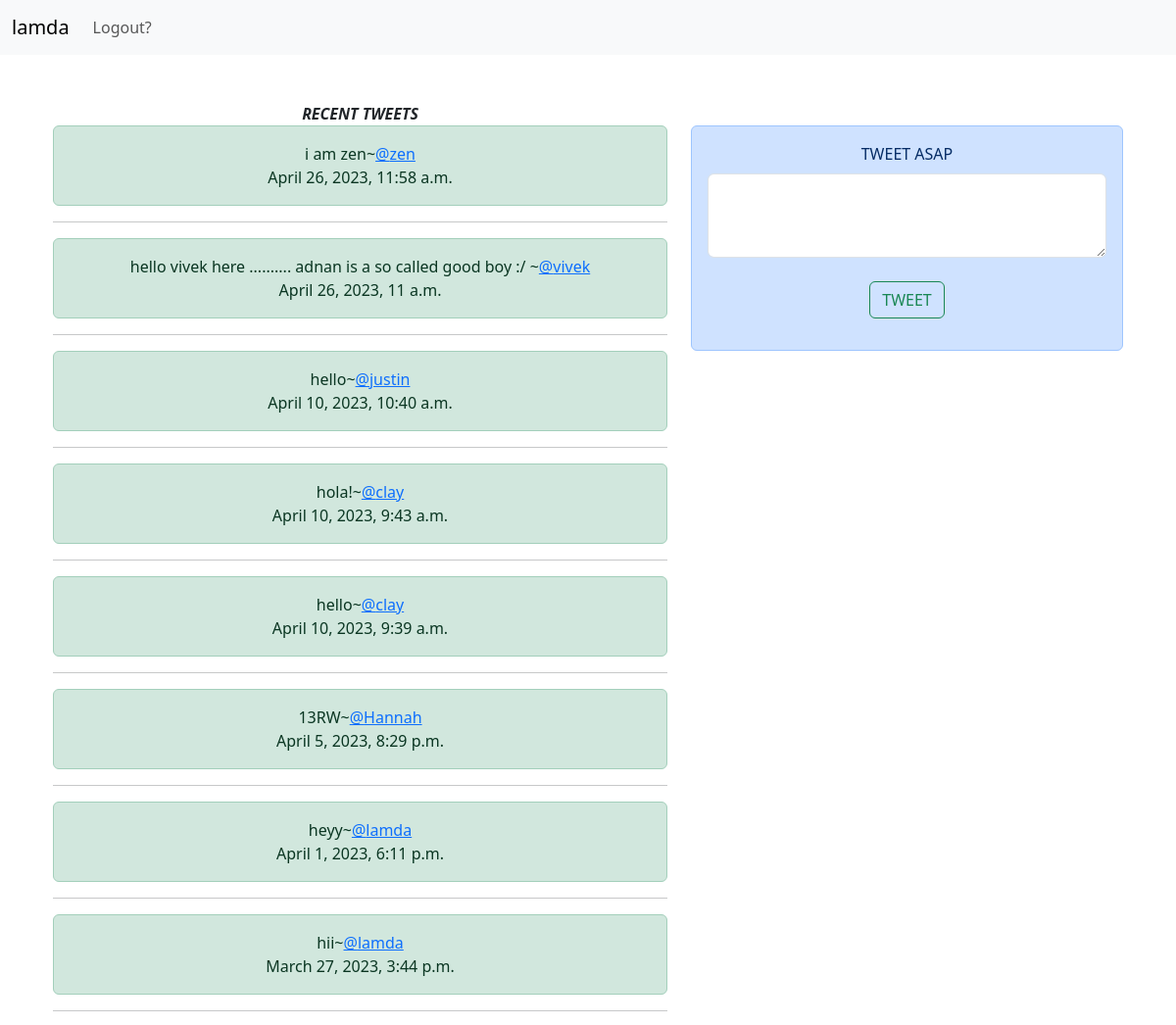
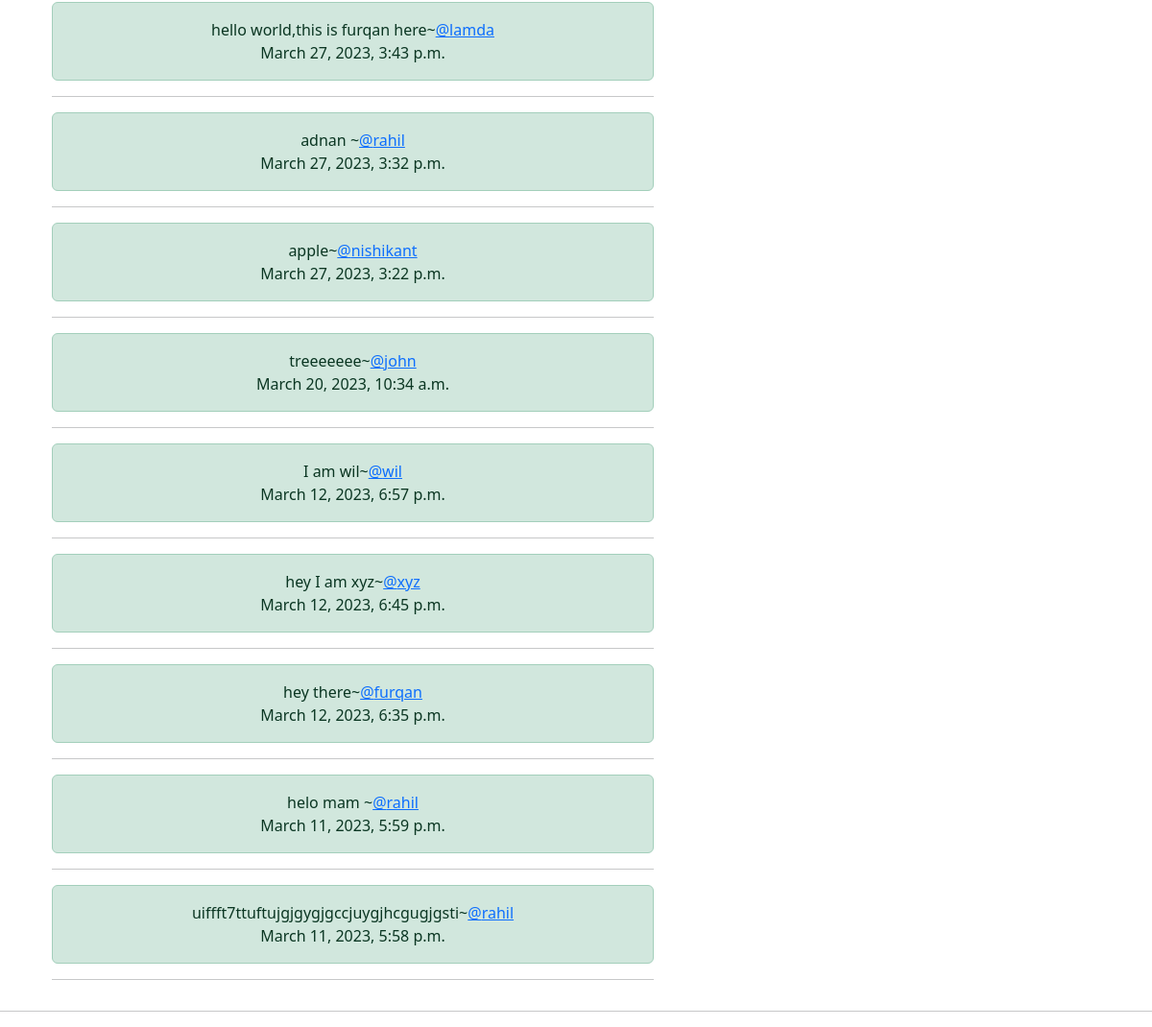
Page / (signed in) on the committed database (2 pictures, top to bottom).
### miniproject/models.py (models this page shows, shortened)
class Tweet(models.Model):
    user=models.ForeignKey(User,on_delete=models.CASCADE)
    body=models.TextField(null=False,blank=False)
    date_created=models.DateTimeField(auto_now_add=True)

### miniproject/views.py (the view)
# urls.py: 2. Add a URL to urlpatterns:  path('', views.home, name='home')
def home(request):
    tweets = Tweet.objects.all().order_by('-date_created')
    context = {'tweet': tweets}
    if request.method == 'GET':
        return render(request, 'home.html', context)
    else:
        input = request.POST['inputtweet']
        print(input)
        t = Tweet.objects.create(user=request.user, body=input)
        t.save()
        return render(request, 'home.html', context)

### miniproject/templates/home.html (shortened to what this page needs)
{% extends 'base.html' %}
{% load static %}
{% block content %}
<br>
<br>
<div class="container text-center">
    <div class="row">
        <div class="col-7">
         <B><I>RECENT TWEETS</I></B>
            {% for t in tweet %}
            <div class="alert alert-success" role="alert">
                {{t.body}}~<a href="{% url 'uprofile' t.user.id %}" >@{{t.user.username}}</a>
                <br>{{t.date_created|date:'DATETIME_FORMAT'}}
              </div><hr>
              {% endfor %}
        </div>
        <div class="col-5">
          <BR>
          {% if user.is_authenticated %}
            <form method="post" action="{% url 'home' %}">
            <div class="alert alert-primary" role="alert">
              <div class="mb-3">
                <label for="exampleFormControlTextarea1" class="form-label">TWEET ASAP</label>
                <textarea class="form-control" id="exampleFormControlTextarea1" rows="3" name="inputtweet" required></textarea><br>
                <button type="submit" class="btn btn-outline-success">TWEET</button>
              </div>
            </div>
        </form>
        {% else %}
        <h1>LOGIN TO TWEET </h1>
        <a class="btn  btn-primary" href="{% url 'login' %}">LOGIN</a>
        {% endif %}
        </div>
    </div>
</div>
{% endblock %}

### miniproject/templates/base.html (shortened to what this page needs)
<!DOCTYPE html>
<html lang="en">
<head>
    <link href="https://cdn.jsdelivr.net/npm/bootstrap@5.3.0-alpha1/dist/css/bootstrap.min.css" rel="stylesheet">
</head>
<body>
    <nav class="navbar navbar-expand-lg bg-body-tertiary">
        <div class="container-fluid">
            {% if user.is_authenticated %}
          <a class="navbar-brand" href="{% url 'uprofile' request.user.id %}">{{user.username}}</a>
          {% else %}
          <a class="navbar-brand" href="{% url 'home' %}">Home</a>
          {% endif %}
          <div class="collapse navbar-collapse" id="navbarSupportedContent">
            <ul class="navbar-nav me-auto mb-2 mb-lg-0">
              {% if user.is_authenticated %}
              <li class="nav-item">
                <a class="nav-link" href="{% url 'logout' %}">Logout?</a>
              </li>
              {% endif %}
          </div>
        </div>
      </nav>
    <div class="container">
      {% block content %}
      {% endblock %}
    </div>
    <hr>
</body>
</html>

### rows in the picture
Tweet: body "i am zen", user.username "zen", date_created "April 26, 2023, 11:58 a.m."
Tweet: body "hello vivek here .......... adnan is a so called good boy :/", user.username "vivek", date_created "April 26, 2023, 11 a.m."
Tweet: body "hello", user.username "justin", date_created "April 10, 2023, 10:40 a.m."
Tweet: body "hola!", user.username "clay", date_created "April 10, 2023, 9:43 a.m."
Tweet: body "hello", user.username "clay", date_created "April 10, 2023, 9:39 a.m."
Tweet: body "13RW", user.username "Hannah", date_created "April 5, 2023, 8:29 p.m."
Tweet: body "heyy", user.username "lamda", date_created "April 1, 2023, 6:11 p.m."
Tweet: body "hii", user.username "lamda", date_created "March 27, 2023, 3:44 p.m."
Tweet: body "hello world,this is furqan here", user.username "lamda", date_created "March 27, 2023, 3:43 p.m."
Tweet: body "adnan", user.username "rahil", date_created "March 27, 2023, 3:32 p.m."
Tweet: body "apple", user.username "nishikant", date_created "March 27, 2023, 3:22 p.m."
Tweet: body "treeeeeee", user.username "john", date_created "March 20, 2023, 10:34 a.m."
Tweet: body "I am wil", user.username "wil", date_created "March 12, 2023, 6:57 p.m."
Tweet: body "hey I am xyz", user.username "xyz", date_created "March 12, 2023, 6:45 p.m."
Tweet: body "hey there", user.username "furqan", date_created "March 12, 2023, 6:35 p.m."
Tweet: body "helo mam", user.username "rahil", date_created "March 11, 2023, 5:59 p.m."
Tweet: body "uiffft7ttuftujgjgygjgccjuygjhcgugjgsti", user.username "rahil", date_created "March 11, 2023, 5:58 p.m."

### other values in the picture
{{ user.username }} "lamda"
